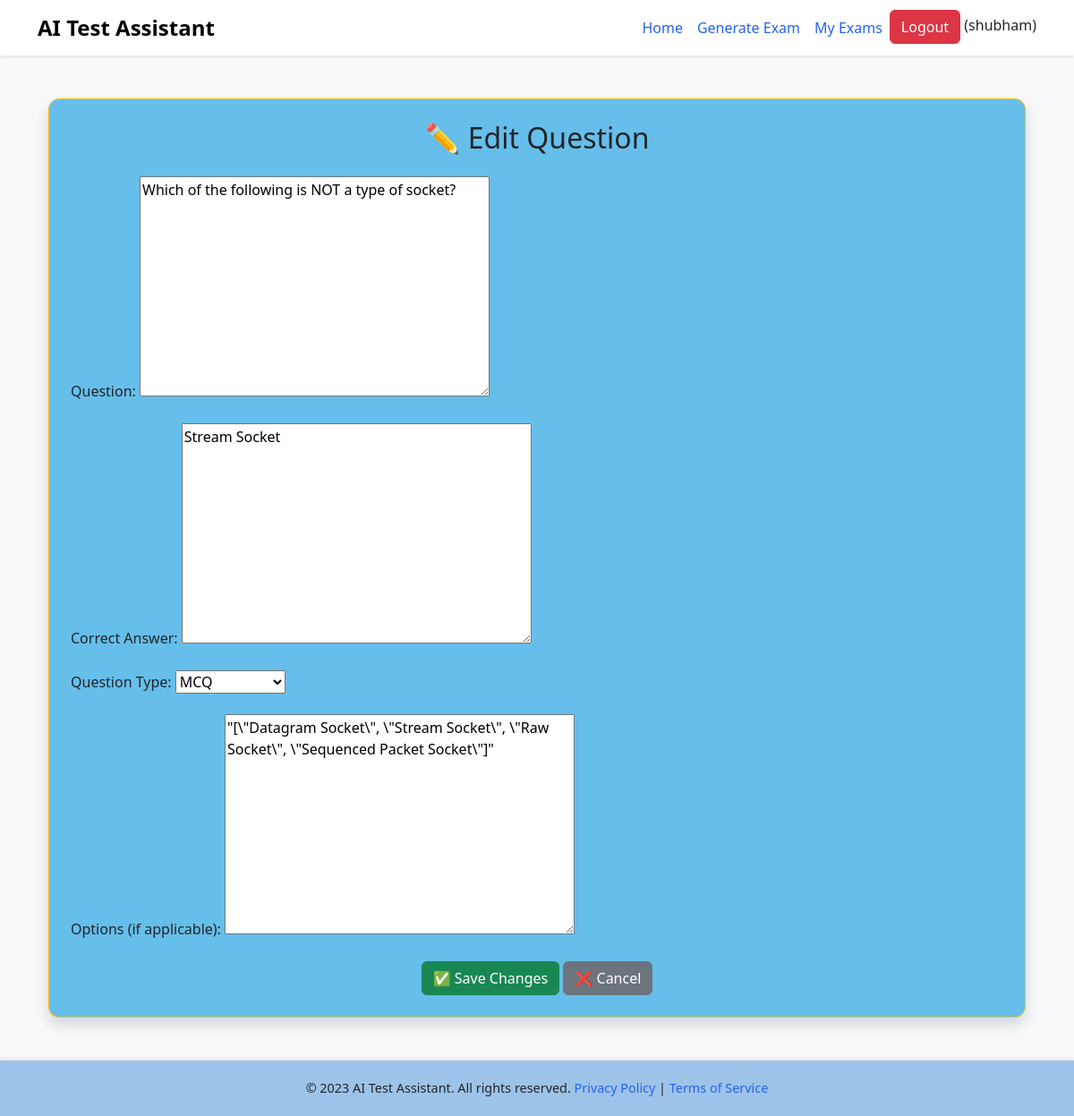
Screenshot of /core/edit_question/1/ (signed in) with the database file from the repository.
### core/models.py (models this page shows, shortened)
class User(AbstractUser):
    ROLE_CHOICES = (
        ('Teacher', 'Teacher'),
        ('Student', 'Student'),
    )
    name = models.CharField(max_length=255)
    role = models.CharField(max_length=10, choices=ROLE_CHOICES, default='Student')
    created_at = models.DateTimeField(auto_now_add=True)
    groups = models.ManyToManyField(Group, related_name="custom_user_groups", blank=True)
    user_permissions = models.ManyToManyField(Permission, related_name="custom_user_permissions", blank=True)

class Question(models.Model):
    exam = models.ForeignKey(Exam, on_delete=models.CASCADE, related_name="questions")
    text = models.TextField()
    question_type = models.CharField(max_length=20, choices=Exam.QUESTION_TYPE_CHOICES)
    options = models.JSONField(blank=True, null=True)  # Only for MCQ
    correct_answer = models.TextField()
    marks = models.FloatField(default=1.0)

### core/views.py (the view)
# urls.py: path('edit_question/<int:question_id>/', views.edit_question, name='edit_question'),
@login_required
def edit_question(request, question_id):
    question = get_object_or_404(Question, id=question_id)
    if request.method == "POST":
        form = QuestionForm(request.POST, instance=question)
        if form.is_valid():
            form.save()
            return redirect('exam_detail', question.exam.id)
    else:
        form = QuestionForm(instance=question)
    return render(request, 'core/edit_question.html', {'form': form, 'question': question})

### core/forms.py
class QuestionForm(forms.ModelForm):
    class Meta:
        model = Question
        fields = ['text', 'correct_answer', 'question_type', 'options']

### core/templates/core/edit_question.html (shortened to what this page needs)
{% extends 'base.html' %}
{% block content %}
<div class="container mt-5">
    <div class="card shadow p-4">
        <h2 class="text-center mb-4">✏️ Edit Question</h2>
        <form method="post">
            <div class="mb-3">
                <label for="id_text" class="form-label">Question:</label>
                {{ form.text }}
            </div>
            <div class="mb-3">
                <label for="id_correct_answer" class="form-label">Correct Answer:</label>
                {{ form.correct_answer }}
            </div>
            <div class="mb-3">
                <label for="id_question_type" class="form-label">Question Type:</label>
                {{ form.question_type }}
            </div>
            {% if qustion.question_type == "Long Answer" %}
            <p>NOTHING </p>
            {% else %}
            <div class="mb-3">
                <label for="id_options" class="form-label">Options (if applicable):</label>
                {{ form.options }}
            </div>
            {% endif %}
            <div class="text-center">
                <button type="submit" class="btn btn-success">✅ Save Changes</button>
                <a href="{% url 'exam_detail' question.exam.id %}" class="btn btn-secondary">❌ Cancel</a>
            </div>
        </form>
    </div>
</div>
{% endblock %}

### core/templates/base.html (shortened to what this page needs)
<!DOCTYPE html>
<html lang="en">
<head>
    <link href="https://cdn.jsdelivr.net/npm/bootstrap@5.3.0/dist/css/bootstrap.min.css" rel="stylesheet">
</head>
<body>
    <nav class="navbar navbar-expand-lg navbar-light">
        <div class="container">
            <a class="navbar-brand" href="{% url 'index' %}">
                <span style="font-size: 1.5rem; font-weight: bold;">AI Test Assistant</span>
            </a>
            <div class="collapse navbar-collapse" id="navbarNav">
                <ul class="navbar-nav ms-auto">
                    <li class="nav-item">
                        <a class="nav-link" href="{% url 'index' %}">Home</a>
                    </li>
                    <li class="nav-item">
                        <a class="nav-link" href="{% url 'generate_exam_questions' %}">Generate Exam</a>
                    </li>
                    <li class="nav-item">
                        <a class="nav-link" href="{% url "my_exams" %}">My Exams</a>
                    </li>
                    {% if user.is_authenticated %}
                    <form action="{% url "account_logout" %} " method="post">
                      <button class="btn btn-danger" type='submit'>Logout </button> ({{user.username}})
                    </form>
                    {% else %}
                    <a href="{% url "account_login" %}" class="btn btn-success mx-4"> Login</a>
                    {% endif %}
                </ul>
            </div>
        </div>
    </nav>
    <main class="container my-5">
        {% block content %}
        {% endblock %}
    </main>
    <footer class="footer">
        <div class="container">
            <p class="mb-0">© 2023 AI Test Assistant. All rights reserved. <a href="#">Privacy Policy</a> | <a href="#">Terms of Service</a></p>
        </div>
    </footer>
</body>
</html>

### core/templates/base.html (style rules this page uses)
:root { --primary-color: #2563eb; --secondary-color: #1e40af; --background-color: #f8f9fa; --hover-color: #1d4ed8; --card-hover-color: #e2e8fe; }
body { font-family: 'Segoe UI', Tahoma, Geneva, Verdana, sans-serif; background-color: var(--background-color); margin: 0; padding: 0; }
.navbar { background-color: white; box-shadow: 0 2px 4px rgba(0,0,0,0.1); transition: box-shadow 0.3s ease; }
.navbar-brand { font-weight: 700; font-size: 1.5rem; }
.nav-link { color: var(--primary-color) !important; font-weight: 500; transition: color 0.3s ease; }
.card { border: 1px solid #FFC107; border-radius: 12px; box-shadow: 0 4px 6px rgba(0,0,0,0.1); transition: transform 0.3s ease, box-shadow 0.3s ease; background-color:rgb(102, 190, 234); }
.footer { background-color: rgb(157, 195, 233); padding: 20px 0; text-align: center; font-size: 0.9rem; box-shadow: 0 -2px 4px rgba(0,0,0,0.1); }
.footer a { color: var(--primary-color); text-decoration: none; }

### rows the page displays
User: username "shubham"
Question: text "Which of the following is NOT a type of socket?", correct_answer "Stream Socket", question_type "MCQ", options "\"[\\\"Datagram Socket\\\", \\\"Stream Socket\\\", \\\"Raw Socket\\\", \\\"Sequenced Packet Socket\\\"]\""
